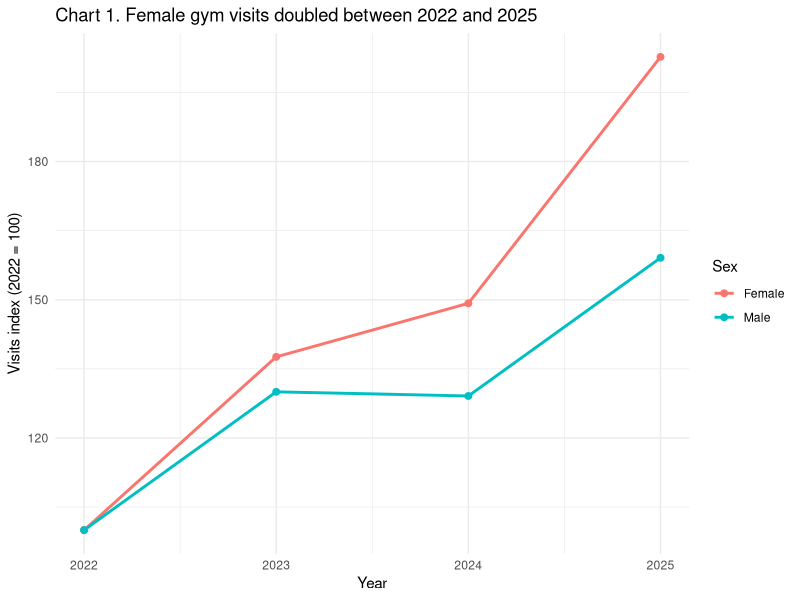
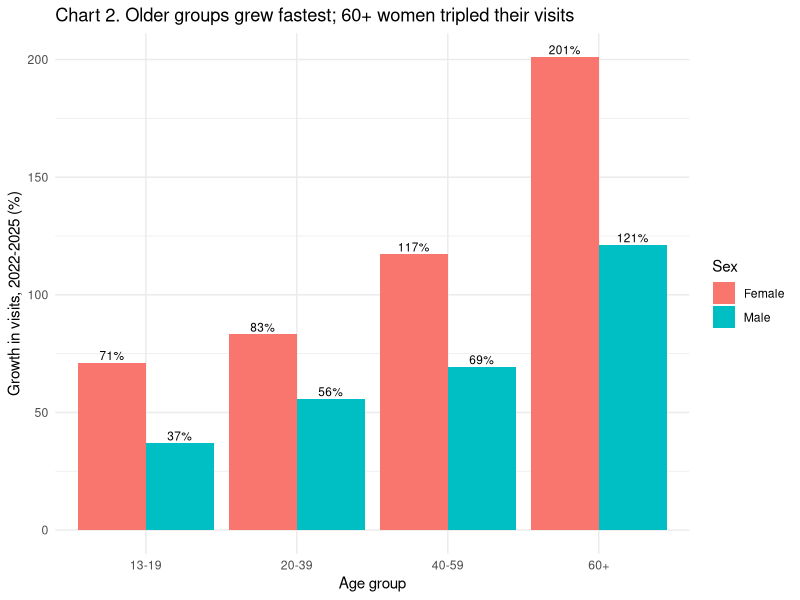
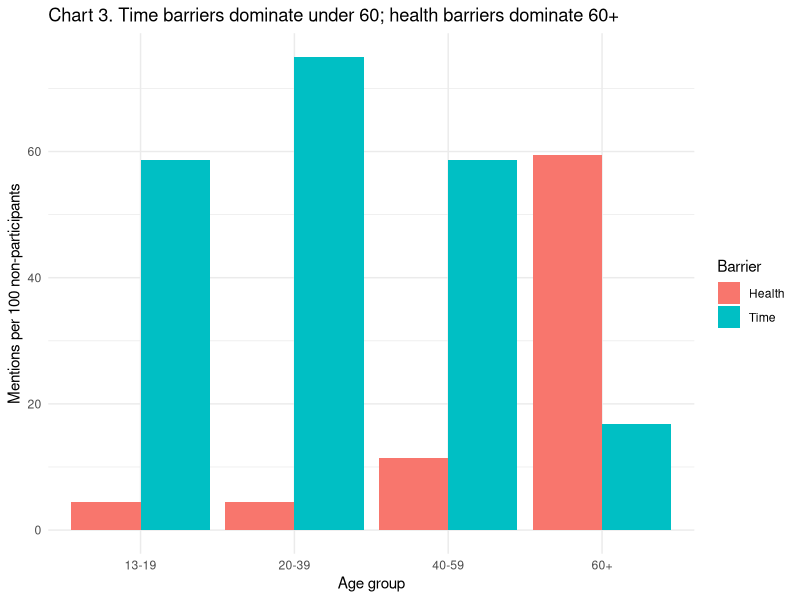
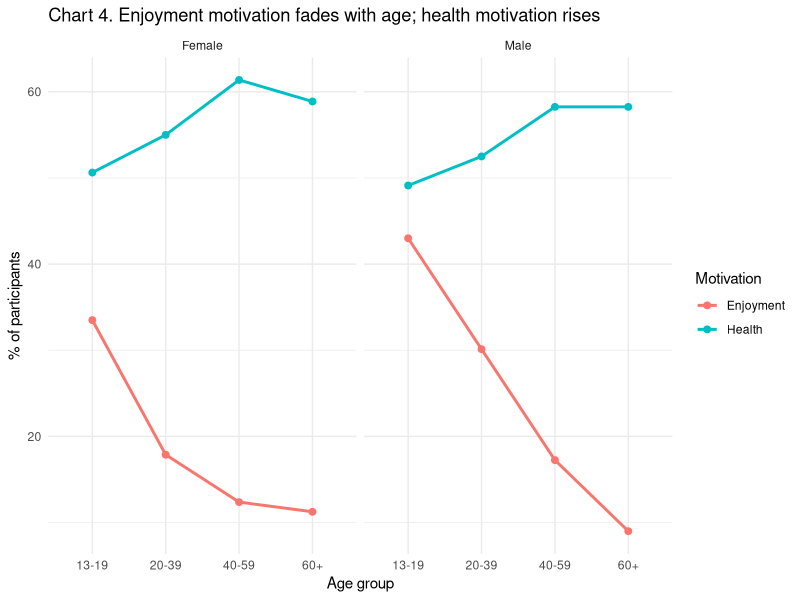
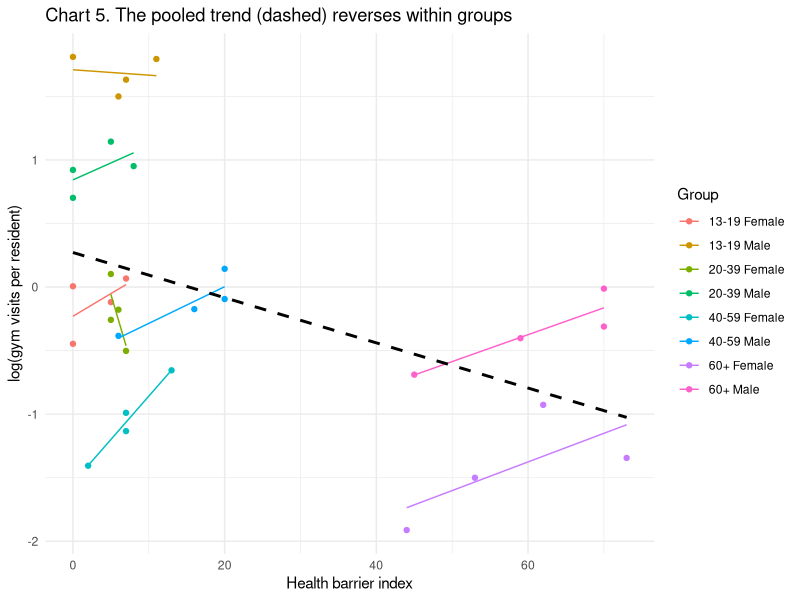
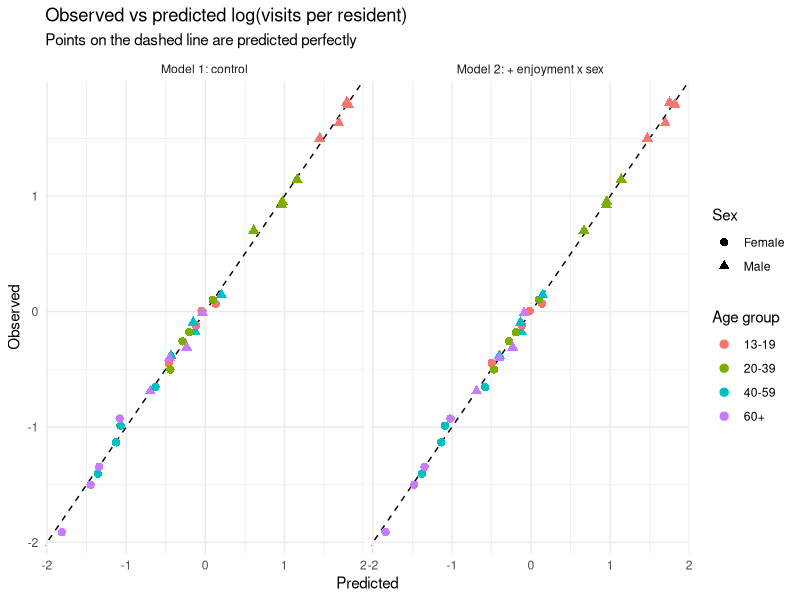
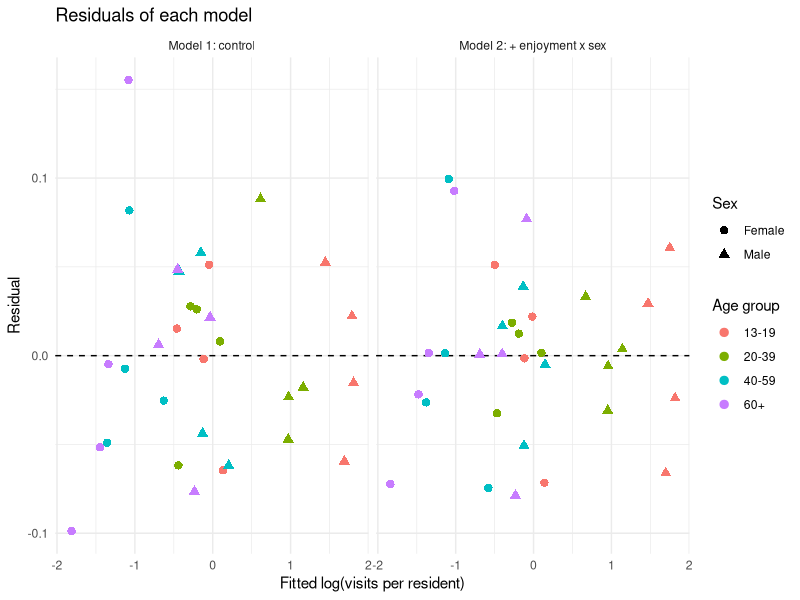
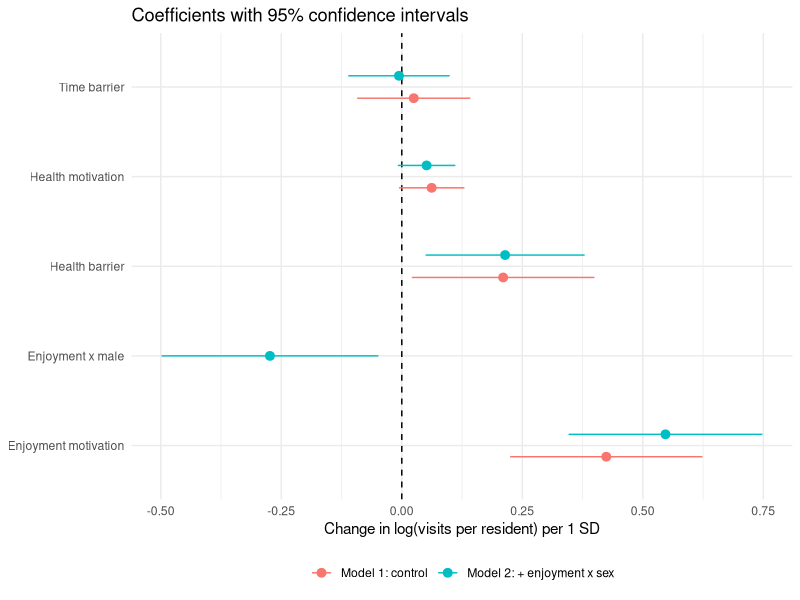

Write R code to recreate these figures, in order.
## ---- chunk 1
knitr::opts_chunk$set(echo = TRUE, message = FALSE, warning = FALSE,
                      fig.width = 7, fig.height = 3.6, fig.pos = "H")
## ---- chunk 2
library(tidyverse)   # readr, dplyr, tidyr, stringr, ggplot2
library(knitr)       # kable() tables
library(broom)       # tidy() and glance() model summaries

YEARS      <- 2022:2025
AGE_LEVELS <- c("13-19", "20-39", "40-59", "60+")
## ---- chunk 3
mot_raw <- read_csv("MotivationstoParticipateinSportExercise.csv")
bar_raw <- read_csv("BarrierstoParticipationinSportExercise.csv")

# The SingStat file has notes above and below the table; readLines() + read.csv()
# keeps the leading spaces in "Data Series", which mark region, sex and age rows.
gym_lines <- readLines("M920481.csv", warn = FALSE)
header    <- grep("^Data Series", gym_lines)
gym_raw   <- read.csv(text = gym_lines[header:length(gym_lines)],
                      colClasses = "character", check.names = FALSE,
                      strip.white = FALSE)
names(gym_raw) <- trimws(names(gym_raw))
gym_raw <- gym_raw |>
  filter(!is.na(suppressWarnings(as.numeric(`2025`))))   # keep data rows only

tibble(Dataset      = c("Motivations survey", "Barriers survey", "ActiveSG gym visits"),
       Observations = c(nrow(mot_raw), nrow(bar_raw), nrow(gym_raw)),
       Variables    = c(ncol(mot_raw), ncol(bar_raw), ncol(gym_raw)),
       Years        = c("2019-2025", "2019-2025", "2022-2025")) |>
  kable(booktabs = TRUE, caption = "Size of each dataset")
## ---- chunk 4
var_types <- function(data, name) {
  tibble(Dataset = name, Variable = names(data),
         Type = map_chr(data, ~ class(.x)[1]))
}

bind_rows(var_types(mot_raw, "Motivations"),
          var_types(bar_raw, "Barriers"),
          var_types(gym_raw, "Gym visits")) |>
  kable(booktabs = TRUE, caption = "Variable types in the raw datasets")
## ---- chunk 5
clean_age <- function(x) str_replace(str_remove_all(x, "\\s"), "to", "-")
## ---- chunk 6
mot_items <- c(physical = "better physical health", mental = "better mental health",
               interest = "interest of the sports", social = "meet other people")
bar_items <- c(overtime = "too busy working overtime", family = "take care of family members",
               school = "too busy with schoolwork", studywork = "studying and working",
               twojobs = "more than one job", too_old = "too old for sport",
               health_cnd = "health condition is not suitable")

# For each item, find its rows and place the % in a 32-row grid (NA = not in top 10)
extract_items <- function(df, item_col, patterns) {
  df <- df |>
    rename(item = all_of(item_col)) |>
    filter(Year %in% YEARS) |>
    mutate(AgeGroup = clean_age(AgeGroup), item = str_to_lower(item))
  grid <- expand_grid(Year = YEARS, AgeGroup = AGE_LEVELS, Sex = c("Female", "Male"))
  for (nm in names(patterns)) {
    matched <- df |>
      filter(str_detect(item, fixed(patterns[[nm]]))) |>
      group_by(Year, AgeGroup, Sex) |>
      summarise(!!nm := sum(Percentage), .groups = "drop")
    grid <- left_join(grid, matched, by = c("Year", "AgeGroup", "Sex"))
  }
  grid
}

items <- extract_items(mot_raw, "Motivations", mot_items) |>
  left_join(extract_items(bar_raw, "Barriers", bar_items),
            by = c("Year", "AgeGroup", "Sex"))

item_labels <- c(
  physical = "M: better physical health", mental = "M: better mental health",
  interest = "M: interest in the sport", social = "M: meet other people",
  overtime = "B: busy working overtime", family = "B: care for family",
  school = "B: busy with schoolwork", studywork = "B: studying and working",
  twojobs = "B: more than one job", too_old = "B: too old for sport",
  health_cnd = "B: health condition")

items |>
  summarise(across(-c(Year, AgeGroup, Sex), ~ sum(is.na(.x)))) |>
  pivot_longer(everything(), names_to = "Item", values_to = "Cells set to 0 (of 32)") |>
  mutate(Item = item_labels[Item]) |>
  kable(booktabs = TRUE, caption = "Survey items missing from a group's top 10")

items <- items |> mutate(across(-c(Year, AgeGroup, Sex), ~ replace_na(.x, 0)))

survey <- items |>
  transmute(Year, AgeGroup, Sex,
            mot_health = (physical + mental) / 2,                      # % of participants
            mot_enjoy  = (interest + social) / 2,
            bar_time   = overtime + family + school + studywork + twojobs,  # per 100 non-participants
            bar_health = too_old + health_cnd)
## ---- chunk 7
gym_long <- gym_raw |>
  rename(series = `Data Series`) |>
  mutate(indent = nchar(series) - nchar(trimws(series, which = "left")),
         label  = trimws(series),
         region = if_else(indent == 0, label, NA_character_),
         sex    = if_else(indent == 2, label, NA_character_)) |>
  fill(region) |>
  group_by(region) |> fill(sex) |> ungroup() |>
  pivot_longer(as.character(YEARS), names_to = "Year", values_to = "visits") |>
  mutate(Year = as.integer(Year), visits = as.numeric(visits))
## ---- chunk 8
year_totals <- gym_long |>
  filter(indent == 0) |>
  group_by(Year) |>
  summarise(grand_total = sum(visits))

age_sex <- gym_long |>
  filter(indent == 4, sex %in% c("Female", "Male"),
         label %in% c("13 - 19", "20 - 39", "40 - 59", "60+")) |>
  mutate(AgeGroup = clean_age(label)) |>
  group_by(Year, AgeGroup, Sex = sex) |>
  summarise(visits_recorded = sum(visits), .groups = "drop")

allocation <- age_sex |>
  group_by(Year) |>
  summarise(recorded = sum(visits_recorded)) |>
  left_join(year_totals, by = "Year") |>
  mutate(scale_factor = grand_total / recorded)

allocation |>
  mutate(Year = as.character(Year)) |>
  kable(booktabs = TRUE, digits = 3, format.args = list(big.mark = ","),
        caption = "Allocation of visits with no age or sex recorded")
## ---- chunk 9
population <- read_csv("population.csv")

merged <- age_sex |>
  left_join(select(allocation, Year, scale_factor), by = "Year") |>
  mutate(visits = visits_recorded * scale_factor) |>
  inner_join(survey, by = c("Year", "AgeGroup", "Sex")) |>
  left_join(population, by = c("Year", "AgeGroup", "Sex")) |>
  mutate(year  = Year,
         age   = factor(AgeGroup, levels = AGE_LEVELS),
         sex   = factor(Sex, levels = c("Female", "Male")),
         group = paste(AgeGroup, Sex),
         visits_per_resident = visits / Population) |>
  select(year, age, sex, group, visits, population = Population,
         visits_per_resident, mot_health, mot_enjoy, bar_time, bar_health)

stopifnot(nrow(merged) == 32, !anyNA(merged))
glimpse(merged)
## ---- chunk 10
stats5 <- function(data, var) {
  data |> summarise(n = n(), Mean = mean({{ var }}), Median = median({{ var }}),
                    SD = sd({{ var }}), Min = min({{ var }}), Max = max({{ var }}))
}
tab <- function(x, cap, d = 2) kable(x, booktabs = TRUE, digits = d,
                                     format.args = list(big.mark = ","), caption = cap)
## ---- chunk 11
bind_rows(merged |> stats5(visits) |> mutate(Year = "All years"),
          merged |> group_by(Year = year) |> stats5(visits) |> mutate(Year = as.character(Year))) |>
  relocate(Year) |>
  tab("Annual gym visits per age-sex group", d = 0)

bind_rows(merged |> group_by(Group = sex) |> stats5(visits_per_resident),
          merged |> group_by(Group = age) |> stats5(visits_per_resident)) |>
  mutate(Group = as.character(Group)) |>
  tab("Gym visits per resident by sex and age group")
## ---- chunk 12
items |>
  pivot_longer(-c(Year, AgeGroup, Sex), names_to = "Item", values_to = "pct") |>
  mutate(Item = item_labels[Item]) |>
  group_by(Item) |> stats5(pct) |> arrange(desc(Mean)) |>
  tab("Survey items (% of respondents)", d = 1)

merged |>
  pivot_longer(mot_health:bar_health, names_to = "Index", values_to = "value") |>
  mutate(Index = recode(Index, mot_health = "Health motivation", mot_enjoy = "Enjoyment motivation",
                        bar_time = "Time barrier", bar_health = "Health barrier")) |>
  group_by(Index, `Age group` = age) |> stats5(value) |>
  tab("Motivation and barrier indices by age group", d = 1)
## ---- chunk 13
merged |>
  group_by(year, sex) |> summarise(visits = sum(visits), .groups = "drop") |>
  group_by(sex) |> mutate(index = visits / visits[year == 2022] * 100) |>
  ggplot(aes(year, index, colour = sex)) +
  geom_line(linewidth = 1) + geom_point(size = 2) +
  labs(title = "Chart 1. Female gym visits doubled between 2022 and 2025",
       x = "Year", y = "Visits index (2022 = 100)", colour = "Sex") +
  theme_minimal()
## ---- chunk 14
merged |>
  filter(year %in% c(2022, 2025)) |>
  select(year, age, sex, visits) |>
  pivot_wider(names_from = year, values_from = visits, names_prefix = "y") |>
  mutate(growth = (y2025 / y2022 - 1) * 100) |>
  ggplot(aes(age, growth, fill = sex)) +
  geom_col(position = "dodge") +
  geom_text(aes(label = paste0(round(growth), "%")),
            position = position_dodge(width = 0.9), vjust = -0.3, size = 3) +
  labs(title = "Chart 2. Older groups grew fastest; 60+ women tripled their visits",
       x = "Age group", y = "Growth in visits, 2022-2025 (%)", fill = "Sex") +
  theme_minimal()
## ---- chunk 15
merged |>
  group_by(age) |>
  summarise(Time = mean(bar_time), Health = mean(bar_health)) |>
  pivot_longer(-age, names_to = "barrier", values_to = "value") |>
  ggplot(aes(age, value, fill = barrier)) +
  geom_col(position = "dodge") +
  labs(title = "Chart 3. Time barriers dominate under 60; health barriers dominate 60+",
       x = "Age group", y = "Mentions per 100 non-participants", fill = "Barrier") +
  theme_minimal()
## ---- chunk 16
merged |>
  group_by(age, sex) |>
  summarise(Health = mean(mot_health), Enjoyment = mean(mot_enjoy), .groups = "drop") |>
  pivot_longer(c(Health, Enjoyment), names_to = "motivation", values_to = "pct") |>
  ggplot(aes(age, pct, colour = motivation, group = motivation)) +
  geom_line(linewidth = 1) + geom_point(size = 2) +
  facet_wrap(~ sex) +
  labs(title = "Chart 4. Enjoyment motivation fades with age; health motivation rises",
       x = "Age group", y = "% of participants", colour = "Motivation") +
  theme_minimal()
## ---- chunk 17
ggplot(merged, aes(bar_health, log(visits_per_resident))) +
  geom_point(aes(colour = group)) +
  geom_smooth(aes(colour = group), method = "lm", se = FALSE, linewidth = 0.5) +
  geom_smooth(method = "lm", se = FALSE, colour = "black", linetype = "dashed") +
  labs(title = "Chart 5. The pooled trend (dashed) reverses within groups",
       x = "Health barrier index", y = "log(gym visits per resident)", colour = "Group") +
  theme_minimal()
## ---- chunk 18
gym <- merged |>
  mutate(year = factor(year),
         male = as.integer(sex == "Male"),
         log_vpr = log(visits_per_resident),
         across(mot_health:bar_health, ~ as.numeric(scale(.x))))   # z-scores
## ---- chunk 19
simpson_pooled <- coef(lm(log_vpr ~ mot_health, data = gym))[["mot_health"]]
simpson_pos <- gym |>
  group_by(group) |>
  summarise(slope = coef(lm(log_vpr ~ mot_health))[["mot_health"]]) |>
  summarise(n = sum(slope > 0)) |>
  pull(n)
## ---- chunk 20
model_1 <- lm(log_vpr ~ mot_health + mot_enjoy + bar_time + bar_health +
                group + year, data = gym)
summary(model_1)
## ---- chunk 21
model_2 <- lm(log_vpr ~ mot_health + mot_enjoy + bar_time + bar_health +
                mot_enjoy:male + group + year, data = gym)
summary(model_2)
## ---- chunk 22
bind_rows(glance(model_1) |> mutate(model = "Model 1: control"),
          glance(model_2) |> mutate(model = "Model 2: + enjoyment x sex")) |>
  select(model, r.squared, adj.r.squared, sigma, AIC, df.residual, nobs) |>
  kable(booktabs = TRUE, digits = 3, caption = "Model fit")

f_test <- anova(model_1, model_2)
f_test
## ---- chunk 23
bind_rows(
  gym |> mutate(model = "Model 1: control", predicted = fitted(model_1)),
  gym |> mutate(model = "Model 2: + enjoyment x sex", predicted = fitted(model_2))) |>
  ggplot(aes(predicted, log_vpr, colour = age, shape = sex)) +
  geom_abline(linetype = "dashed") +
  geom_point(size = 2.5) +
  facet_wrap(~ model) +
  labs(title = "Observed vs predicted log(visits per resident)",
       subtitle = "Points on the dashed line are predicted perfectly",
       x = "Predicted", y = "Observed", colour = "Age group", shape = "Sex") +
  theme_minimal()
## ---- chunk 24
bind_rows(
  gym |> mutate(model = "Model 1: control",
                fitted = fitted(model_1), residual = resid(model_1)),
  gym |> mutate(model = "Model 2: + enjoyment x sex",
                fitted = fitted(model_2), residual = resid(model_2))) |>
  ggplot(aes(fitted, residual, colour = age, shape = sex)) +
  geom_hline(yintercept = 0, linetype = "dashed") +
  geom_point(size = 2.5) +
  facet_wrap(~ model) +
  labs(title = "Residuals of each model",
       x = "Fitted log(visits per resident)", y = "Residual",
       colour = "Age group", shape = "Sex") +
  theme_minimal()
## ---- chunk 25
pct  <- function(b) round(100 * (exp(b) - 1))
ptxt <- function(p) if (p < 0.001) "p < 0.001" else paste0("p = ", formatC(p, format = "f", digits = 3))
pval <- function(m, term) ptxt(summary(m)$coefficients[term, "Pr(>|t|)"])
f_p  <- ptxt(f_test[["Pr(>F)"]][2])

b <- coef(model_2); V <- vcov(model_2)
slope_women <- b[["mot_enjoy"]]
slope_men   <- b[["mot_enjoy"]] + b[["mot_enjoy:male"]]
se_men      <- sqrt(V["mot_enjoy", "mot_enjoy"] + V["mot_enjoy:male", "mot_enjoy:male"] +
                    2 * V["mot_enjoy", "mot_enjoy:male"])
p_men       <- ptxt(2 * pt(-abs(slope_men / se_men), df.residual(model_2)))
## ---- chunk 26
# Check 1: do the four indices add to a group + year baseline?
model_0 <- lm(log_vpr ~ group + year, data = gym)
p_base  <- ptxt(anova(model_0, model_1)[["Pr(>F)"]][2])

# Check 2: fill items missing from the top 10 with each group's 10th-ranked value
fill_tenth <- function(raw, item_col, patterns) {
  tenth <- raw |>
    filter(Year %in% YEARS) |>
    mutate(AgeGroup = clean_age(AgeGroup)) |>
    group_by(Year, AgeGroup, Sex) |>
    summarise(tenth = min(Percentage), .groups = "drop")
  extract_items(raw, item_col, patterns) |>
    left_join(tenth, by = c("Year", "AgeGroup", "Sex")) |>
    mutate(across(all_of(names(patterns)), ~ coalesce(.x, tenth))) |>
    select(-tenth)
}

survey_sens <- fill_tenth(mot_raw, "Motivations", mot_items) |>
  left_join(fill_tenth(bar_raw, "Barriers", bar_items), by = c("Year", "AgeGroup", "Sex")) |>
  transmute(year = factor(Year), age = AgeGroup, sex = Sex,
            mot_health = (physical + mental) / 2,
            mot_enjoy  = (interest + social) / 2,
            bar_time   = overtime + family + school + studywork + twojobs,
            bar_health = too_old + health_cnd) |>
  mutate(across(mot_health:bar_health, ~ as.numeric(scale(.x))))

gym_sens <- gym |>
  select(-(mot_health:bar_health)) |>
  mutate(age = as.character(age), sex = as.character(sex)) |>
  left_join(survey_sens, by = c("year", "age", "sex"))

model_1_sens <- update(model_1, data = gym_sens)
model_2_sens <- update(model_2, data = gym_sens)
## ---- chunk 27
coefs <- bind_rows(tidy(model_1, conf.int = TRUE) |> mutate(model = "Model 1: control"),
                   tidy(model_2, conf.int = TRUE) |> mutate(model = "Model 2: + enjoyment x sex")) |>
  filter(term %in% c("mot_health", "mot_enjoy", "bar_time", "bar_health", "mot_enjoy:male")) |>
  mutate(term = recode(term, mot_health = "Health motivation", mot_enjoy = "Enjoyment motivation",
                       bar_time = "Time barrier", bar_health = "Health barrier",
                       `mot_enjoy:male` = "Enjoyment x male"))

ggplot(coefs, aes(estimate, term, colour = model)) +
  geom_vline(xintercept = 0, linetype = "dashed") +
  geom_pointrange(aes(xmin = conf.low, xmax = conf.high),
                  position = position_dodge(width = 0.5)) +
  labs(title = "Coefficients with 95% confidence intervals",
       x = "Change in log(visits per resident) per 1 SD", y = NULL, colour = NULL) +
  theme_minimal() + theme(legend.position = "bottom")
